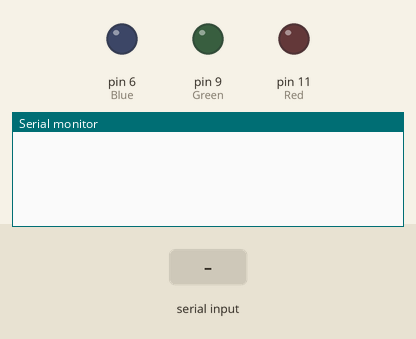
Bench run of a sketch on a simulated Arduino Uno, built with avr-gcc and run on an emulated ATmega328P. Shown: output pins drawn as LEDs (lit = HIGH), the last lines printed to the serial monitor. The test bench sets the inputs (shaded band).

Above: at 1.2 s.
1.3 s: "7\n" received over the second serial link
At 2.5 s:
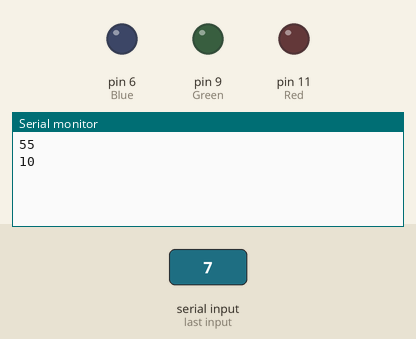
2.8 s: "A\n" received over the second serial link
At 3.7 s:
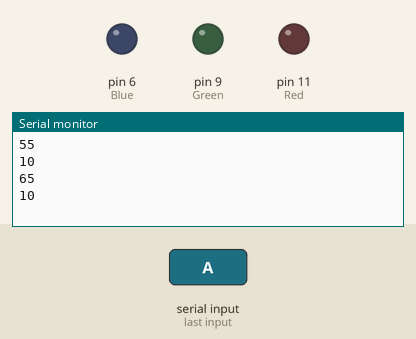
4.3 s: "K\n" received over the second serial link
At 4.9 s:
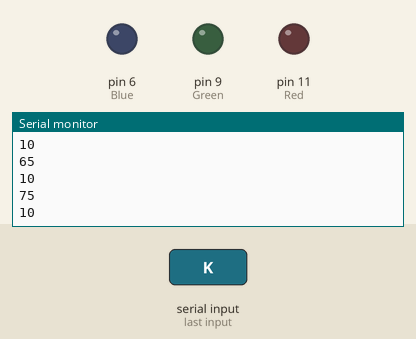
Timing chart, 0 to 7.3 s (numbered marks = the images above; inputs shaded):
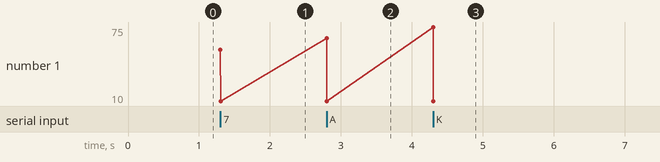

Measured:
- after the input at 1.3 s, the serial monitor: prints a new line at once (image 1)
- after the input at 2.8 s, the serial monitor: prints a new line at once (image 2)
- after the input at 4.3 s, the serial monitor: prints a new line at once (image 3)

The sketch:

arduinocode.ino
```cpp
#define Red 11
#define Green 9
#define Blue 6

#include <SoftwareSerial.h>
int blue_TX = 0;
int blue_RX = 1;
SoftwareSerial bluetooth(blue_TX, blue_RX);

void setup() {
  Serial.begin(9600);
  bluetooth.begin(9600);
  pinMode(Red, OUTPUT);
  pinMode(Green, OUTPUT);
  pinMode(Blue, OUTPUT);
}

void loop() {
  unsigned int blue_data = bluetooth.read();

/*------------------------------------ON/OFF ALL COLORS---------------------------------------*/
  if (blue_data == 10 || blue_data == 5){
    all_on(blue_data);
  }
/*---------------------------------ON/OFF INDIVIDUAL COLOR------------------------------------*/
  else if (blue_data == 60 || blue_data == 55){
    red(blue_data);
  }
  else if (blue_data == 70 || blue_data == 65){
    green(blue_data);
  }
  else if (blue_data == 80 || blue_data == 75){
    blue(blue_data);
  }
}

/*-----------------------------------CONTROLS THE LIGHTS--------------------------------------*/
void all_on(int blue_data){
  Serial.println(blue_data);

  if (blue_data == 10){
    digitalWrite(Red, LOW);
    digitalWrite(Green, LOW);
    digitalWrite(Blue, LOW);
  }
  else if (blue_data == 5){
    digitalWrite(Red, HIGH);
    digitalWrite(Green, HIGH);
    digitalWrite(Blue, HIGH);
  }
  else{
    blue_data != bluetooth.read();
  }
}

void red(int blue_data){
  if (blue_data == 55){
    digitalWrite(Red, HIGH);
    Serial.println(blue_data);
  }
  else if (blue_data == 60){
    digitalWrite(Red, LOW);
    Serial.println(blue_data);
  }
}

void green(int blue_data){
  if (blue_data == 65){
    digitalWrite(Green, HIGH);
    Serial.println(blue_data);
  }
  else if (blue_data == 70){
    digitalWrite(Green, LOW);
    Serial.println(blue_data);
  }
}

void blue(int blue_data){
  if (blue_data == 75){
    digitalWrite(Blue, HIGH);
    Serial.println(blue_data);
  }
  else if (blue_data == 80){
    digitalWrite(Blue, LOW);
    Serial.println(blue_data);
  }
}
```
